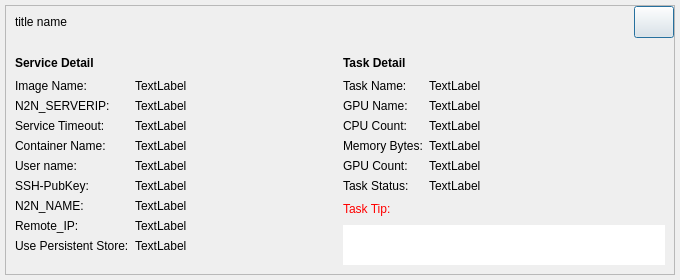
<?xml version="1.0" encoding="UTF-8"?>
<ui version="4.0">
 <class>ServiceDetail</class>
 <widget class="QDialog" name="ServiceDetail">
  <property name="geometry">
   <rect>
    <x>0</x>
    <y>0</y>
    <width>680</width>
    <height>280</height>
   </rect>
  </property>
  <property name="windowTitle">
   <string>Dialog</string>
  </property>
  <layout class="QGridLayout" name="gridLayout_2">
   <property name="leftMargin">
    <number>5</number>
   </property>
   <property name="topMargin">
    <number>5</number>
   </property>
   <property name="rightMargin">
    <number>5</number>
   </property>
   <property name="bottomMargin">
    <number>5</number>
   </property>
   <item row="0" column="0">
    <widget class="QWidget" name="centerWin" native="true">
     <property name="styleSheet">
      <string notr="true"/>
     </property>
     <layout class="QGridLayout" name="gridLayout_3">
      <property name="leftMargin">
       <number>0</number>
      </property>
      <property name="topMargin">
       <number>0</number>
      </property>
      <property name="rightMargin">
       <number>0</number>
      </property>
      <property name="bottomMargin">
       <number>0</number>
      </property>
      <item row="0" column="0">
       <widget class="QFrame" name="mainframe">
        <property name="styleSheet">
         <string notr="true"/>
        </property>
        <property name="frameShape">
         <enum>QFrame::StyledPanel</enum>
        </property>
        <property name="frameShadow">
         <enum>QFrame::Raised</enum>
        </property>
        <layout class="QVBoxLayout" name="verticalLayout" stretch="1,10">
         <property name="leftMargin">
          <number>0</number>
         </property>
         <property name="topMargin">
          <number>0</number>
         </property>
         <property name="rightMargin">
          <number>0</number>
         </property>
         <property name="bottomMargin">
          <number>0</number>
         </property>
         <item>
          <layout class="QHBoxLayout" name="horizontalLayout">
           <property name="leftMargin">
            <number>9</number>
           </property>
           <item>
            <widget class="QLabel" name="label_titlename">
             <property name="text">
              <string>title name</string>
             </property>
            </widget>
           </item>
           <item>
            <spacer name="horizontalSpacer">
             <property name="orientation">
              <enum>Qt::Horizontal</enum>
             </property>
             <property name="sizeHint" stdset="0">
              <size>
               <width>40</width>
               <height>20</height>
              </size>
             </property>
            </spacer>
           </item>
           <item>
            <widget class="QPushButton" name="cancelButton">
             <property name="minimumSize">
              <size>
               <width>32</width>
               <height>32</height>
              </size>
             </property>
             <property name="maximumSize">
              <size>
               <width>16777215</width>
               <height>16777215</height>
              </size>
             </property>
             <property name="styleSheet">
              <string notr="true"/>
             </property>
             <property name="text">
              <string/>
             </property>
            </widget>
           </item>
          </layout>
         </item>
         <item>
          <layout class="QGridLayout" name="gridLayout">
           <property name="leftMargin">
            <number>0</number>
           </property>
           <property name="rightMargin">
            <number>0</number>
           </property>
           <property name="bottomMargin">
            <number>0</number>
           </property>
           <item row="0" column="0">
            <widget class="QFrame" name="frame">
             <property name="styleSheet">
              <string notr="true">QFrame#frame{
border:hidden;
}</string>
             </property>
             <property name="frameShape">
              <enum>QFrame::StyledPanel</enum>
             </property>
             <property name="frameShadow">
              <enum>QFrame::Raised</enum>
             </property>
             <layout class="QHBoxLayout" name="horizontalLayout_4">
              <item>
               <layout class="QVBoxLayout" name="verticalLayout_2">
                <item>
                 <layout class="QHBoxLayout" name="horizontalLayout_6">
                  <property name="leftMargin">
                   <number>0</number>
                  </property>
                  <property name="topMargin">
                   <number>0</number>
                  </property>
                  <item>
                   <widget class="QLabel" name="label_2">
                    <property name="font">
                     <font>
                      <weight>75</weight>
                      <bold>true</bold>
                     </font>
                    </property>
                    <property name="text">
                     <string>Service Detail</string>
                    </property>
                   </widget>
                  </item>
                  <item>
                   <spacer name="horizontalSpacer_2">
                    <property name="orientation">
                     <enum>Qt::Horizontal</enum>
                    </property>
                    <property name="sizeHint" stdset="0">
                     <size>
                      <width>40</width>
                      <height>20</height>
                     </size>
                    </property>
                   </spacer>
                  </item>
                 </layout>
                </item>
                <item>
                 <layout class="QFormLayout" name="formLayout">
                  <item row="0" column="0">
                   <widget class="QLabel" name="label_6">
                    <property name="sizePolicy">
                     <sizepolicy hsizetype="Minimum" vsizetype="Preferred">
                      <horstretch>0</horstretch>
                      <verstretch>0</verstretch>
                     </sizepolicy>
                    </property>
                    <property name="text">
                     <string>Image Name:</string>
                    </property>
                   </widget>
                  </item>
                  <item row="0" column="1">
                   <widget class="QLabel" name="label_image">
                    <property name="sizePolicy">
                     <sizepolicy hsizetype="MinimumExpanding" vsizetype="Preferred">
                      <horstretch>0</horstretch>
                      <verstretch>0</verstretch>
                     </sizepolicy>
                    </property>
                    <property name="text">
                     <string>TextLabel</string>
                    </property>
                    <property name="textInteractionFlags">
                     <set>Qt::LinksAccessibleByMouse|Qt::TextSelectableByMouse</set>
                    </property>
                   </widget>
                  </item>
                  <item row="1" column="0">
                   <widget class="QLabel" name="label_9">
                    <property name="text">
                     <string>N2N_SERVERIP:</string>
                    </property>
                   </widget>
                  </item>
                  <item row="1" column="1">
                   <widget class="QLabel" name="label_n2n_serverip">
                    <property name="sizePolicy">
                     <sizepolicy hsizetype="MinimumExpanding" vsizetype="Preferred">
                      <horstretch>0</horstretch>
                      <verstretch>0</verstretch>
                     </sizepolicy>
                    </property>
                    <property name="text">
                     <string>TextLabel</string>
                    </property>
                    <property name="textInteractionFlags">
                     <set>Qt::LinksAccessibleByMouse|Qt::TextSelectableByMouse</set>
                    </property>
                   </widget>
                  </item>
                  <item row="2" column="0">
                   <widget class="QLabel" name="label_18">
                    <property name="text">
                     <string>Service Timeout:</string>
                    </property>
                   </widget>
                  </item>
                  <item row="2" column="1">
                   <widget class="QLabel" name="label_serviceTimeout">
                    <property name="sizePolicy">
                     <sizepolicy hsizetype="Expanding" vsizetype="Preferred">
                      <horstretch>0</horstretch>
                      <verstretch>0</verstretch>
                     </sizepolicy>
                    </property>
                    <property name="text">
                     <string>TextLabel</string>
                    </property>
                    <property name="textInteractionFlags">
                     <set>Qt::LinksAccessibleByMouse|Qt::TextSelectableByMouse</set>
                    </property>
                   </widget>
                  </item>
                  <item row="3" column="0">
                   <widget class="QLabel" name="label_4">
                    <property name="text">
                     <string>Container Name:</string>
                    </property>
                   </widget>
                  </item>
                  <item row="3" column="1">
                   <widget class="QLabel" name="label_name">
                    <property name="text">
                     <string>TextLabel</string>
                    </property>
                    <property name="textInteractionFlags">
                     <set>Qt::LinksAccessibleByMouse|Qt::TextSelectableByMouse</set>
                    </property>
                   </widget>
                  </item>
                  <item row="4" column="0">
                   <widget class="QLabel" name="label_8">
                    <property name="text">
                     <string>User name:</string>
                    </property>
                   </widget>
                  </item>
                  <item row="4" column="1">
                   <widget class="QLabel" name="label_user">
                    <property name="text">
                     <string>TextLabel</string>
                    </property>
                    <property name="textInteractionFlags">
                     <set>Qt::LinksAccessibleByMouse|Qt::TextSelectableByMouse</set>
                    </property>
                   </widget>
                  </item>
                  <item row="5" column="0">
                   <widget class="QLabel" name="label_7">
                    <property name="text">
                     <string>SSH-PubKey:</string>
                    </property>
                   </widget>
                  </item>
                  <item row="5" column="1">
                   <widget class="QLabel" name="label_ssh_pubkey">
                    <property name="text">
                     <string>TextLabel</string>
                    </property>
                    <property name="textInteractionFlags">
                     <set>Qt::LinksAccessibleByMouse|Qt::TextSelectableByMouse</set>
                    </property>
                   </widget>
                  </item>
                  <item row="6" column="0">
                   <widget class="QLabel" name="label_5">
                    <property name="text">
                     <string>N2N_NAME:</string>
                    </property>
                   </widget>
                  </item>
                  <item row="6" column="1">
                   <widget class="QLabel" name="label_n2n_name">
                    <property name="text">
                     <string>TextLabel</string>
                    </property>
                    <property name="textInteractionFlags">
                     <set>Qt::LinksAccessibleByMouse|Qt::TextSelectableByMouse</set>
                    </property>
                   </widget>
                  </item>
                  <item row="7" column="0">
                   <widget class="QLabel" name="label_14">
                    <property name="text">
                     <string>Remote_IP:</string>
                    </property>
                   </widget>
                  </item>
                  <item row="7" column="1">
                   <widget class="QLabel" name="label_n2n_localip">
                    <property name="maximumSize">
                     <size>
                      <width>150</width>
                      <height>16777215</height>
                     </size>
                    </property>
                    <property name="text">
                     <string>TextLabel</string>
                    </property>
                    <property name="textInteractionFlags">
                     <set>Qt::LinksAccessibleByMouse|Qt::TextSelectableByMouse</set>
                    </property>
                   </widget>
                  </item>
                  <item row="9" column="0">
                   <spacer name="verticalSpacer">
                    <property name="orientation">
                     <enum>Qt::Vertical</enum>
                    </property>
                    <property name="sizeHint" stdset="0">
                     <size>
                      <width>20</width>
                      <height>40</height>
                     </size>
                    </property>
                   </spacer>
                  </item>
                  <item row="8" column="0">
                   <widget class="QLabel" name="label">
                    <property name="text">
                     <string>Use Persistent Store:</string>
                    </property>
                   </widget>
                  </item>
                  <item row="8" column="1">
                   <widget class="QLabel" name="label_PersistentStore">
                    <property name="text">
                     <string>TextLabel</string>
                    </property>
                   </widget>
                  </item>
                 </layout>
                </item>
               </layout>
              </item>
              <item>
               <layout class="QVBoxLayout" name="verticalLayout_4">
                <item>
                 <layout class="QHBoxLayout" name="horizontalLayout_2">
                  <item>
                   <widget class="QLabel" name="label_112">
                    <property name="minimumSize">
                     <size>
                      <width>0</width>
                      <height>0</height>
                     </size>
                    </property>
                    <property name="maximumSize">
                     <size>
                      <width>16777215</width>
                      <height>20</height>
                     </size>
                    </property>
                    <property name="font">
                     <font>
                      <weight>75</weight>
                      <bold>true</bold>
                     </font>
                    </property>
                    <property name="text">
                     <string>Task Detail</string>
                    </property>
                   </widget>
                  </item>
                  <item>
                   <spacer name="horizontalSpacer_4">
                    <property name="orientation">
                     <enum>Qt::Horizontal</enum>
                    </property>
                    <property name="sizeHint" stdset="0">
                     <size>
                      <width>40</width>
                      <height>20</height>
                     </size>
                    </property>
                   </spacer>
                  </item>
                 </layout>
                </item>
                <item>
                 <layout class="QFormLayout" name="formLayout_3">
                  <item row="0" column="0">
                   <widget class="QLabel" name="label_10">
                    <property name="text">
                     <string>Task Name:</string>
                    </property>
                   </widget>
                  </item>
                  <item row="0" column="1">
                   <widget class="QLabel" name="label_taskName">
                    <property name="sizePolicy">
                     <sizepolicy hsizetype="Expanding" vsizetype="Preferred">
                      <horstretch>0</horstretch>
                      <verstretch>0</verstretch>
                     </sizepolicy>
                    </property>
                    <property name="text">
                     <string>TextLabel</string>
                    </property>
                    <property name="textInteractionFlags">
                     <set>Qt::LinksAccessibleByMouse|Qt::TextSelectableByMouse</set>
                    </property>
                   </widget>
                  </item>
                  <item row="1" column="0">
                   <widget class="QLabel" name="label_13">
                    <property name="text">
                     <string>GPU Name:</string>
                    </property>
                   </widget>
                  </item>
                  <item row="1" column="1">
                   <widget class="QLabel" name="label_GPUName">
                    <property name="sizePolicy">
                     <sizepolicy hsizetype="Expanding" vsizetype="Preferred">
                      <horstretch>0</horstretch>
                      <verstretch>0</verstretch>
                     </sizepolicy>
                    </property>
                    <property name="text">
                     <string>TextLabel</string>
                    </property>
                    <property name="textInteractionFlags">
                     <set>Qt::LinksAccessibleByMouse|Qt::TextSelectableByMouse</set>
                    </property>
                   </widget>
                  </item>
                  <item row="2" column="0">
                   <widget class="QLabel" name="label_11">
                    <property name="text">
                     <string>CPU Count:</string>
                    </property>
                   </widget>
                  </item>
                  <item row="2" column="1">
                   <widget class="QLabel" name="label_cpuCount">
                    <property name="text">
                     <string>TextLabel</string>
                    </property>
                    <property name="textInteractionFlags">
                     <set>Qt::LinksAccessibleByMouse|Qt::TextSelectableByMouse</set>
                    </property>
                   </widget>
                  </item>
                  <item row="3" column="0">
                   <widget class="QLabel" name="label_12">
                    <property name="text">
                     <string>Memory Bytes:</string>
                    </property>
                   </widget>
                  </item>
                  <item row="3" column="1">
                   <widget class="QLabel" name="label_memoryBytes">
                    <property name="text">
                     <string>TextLabel</string>
                    </property>
                    <property name="textInteractionFlags">
                     <set>Qt::LinksAccessibleByMouse|Qt::TextSelectableByMouse</set>
                    </property>
                   </widget>
                  </item>
                  <item row="4" column="0">
                   <widget class="QLabel" name="label_15">
                    <property name="text">
                     <string>GPU Count:</string>
                    </property>
                   </widget>
                  </item>
                  <item row="4" column="1">
                   <widget class="QLabel" name="label_GPUCount">
                    <property name="text">
                     <string>TextLabel</string>
                    </property>
                    <property name="textInteractionFlags">
                     <set>Qt::LinksAccessibleByMouse|Qt::TextSelectableByMouse</set>
                    </property>
                   </widget>
                  </item>
                  <item row="5" column="0">
                   <widget class="QLabel" name="label_16">
                    <property name="text">
                     <string>Task Status:</string>
                    </property>
                   </widget>
                  </item>
                  <item row="5" column="1">
                   <widget class="QLabel" name="label_taskStatus">
                    <property name="text">
                     <string>TextLabel</string>
                    </property>
                    <property name="textInteractionFlags">
                     <set>Qt::LinksAccessibleByMouse|Qt::TextSelectableByMouse</set>
                    </property>
                   </widget>
                  </item>
                 </layout>
                </item>
                <item>
                 <layout class="QVBoxLayout" name="verticalLayout_3" stretch="1,10,0">
                  <property name="sizeConstraint">
                   <enum>QLayout::SetDefaultConstraint</enum>
                  </property>
                  <item>
                   <layout class="QHBoxLayout" name="horizontalLayout_3">
                    <item>
                     <widget class="QLabel" name="label_17">
                      <property name="styleSheet">
                       <string notr="true">color:red;</string>
                      </property>
                      <property name="text">
                       <string>Task Tip:</string>
                      </property>
                     </widget>
                    </item>
                    <item>
                     <spacer name="horizontalSpacer_3">
                      <property name="orientation">
                       <enum>Qt::Horizontal</enum>
                      </property>
                      <property name="sizeHint" stdset="0">
                       <size>
                        <width>40</width>
                        <height>20</height>
                       </size>
                      </property>
                     </spacer>
                    </item>
                   </layout>
                  </item>
                  <item>
                   <widget class="QTextEdit" name="textEdit_taskErr">
                    <property name="maximumSize">
                     <size>
                      <width>16777215</width>
                      <height>40</height>
                     </size>
                    </property>
                    <property name="styleSheet">
                     <string notr="true">background-color:&quot;transparent&quot;;
border:hidden;
color:red;</string>
                    </property>
                    <property name="readOnly">
                     <bool>true</bool>
                    </property>
                   </widget>
                  </item>
                  <item>
                   <spacer name="verticalSpacer_2">
                    <property name="orientation">
                     <enum>Qt::Vertical</enum>
                    </property>
                    <property name="sizeHint" stdset="0">
                     <size>
                      <width>20</width>
                      <height>40</height>
                     </size>
                    </property>
                   </spacer>
                  </item>
                 </layout>
                </item>
               </layout>
              </item>
             </layout>
            </widget>
           </item>
          </layout>
         </item>
        </layout>
       </widget>
      </item>
     </layout>
    </widget>
   </item>
  </layout>
 </widget>
 <resources/>
 <connections/>
</ui>
